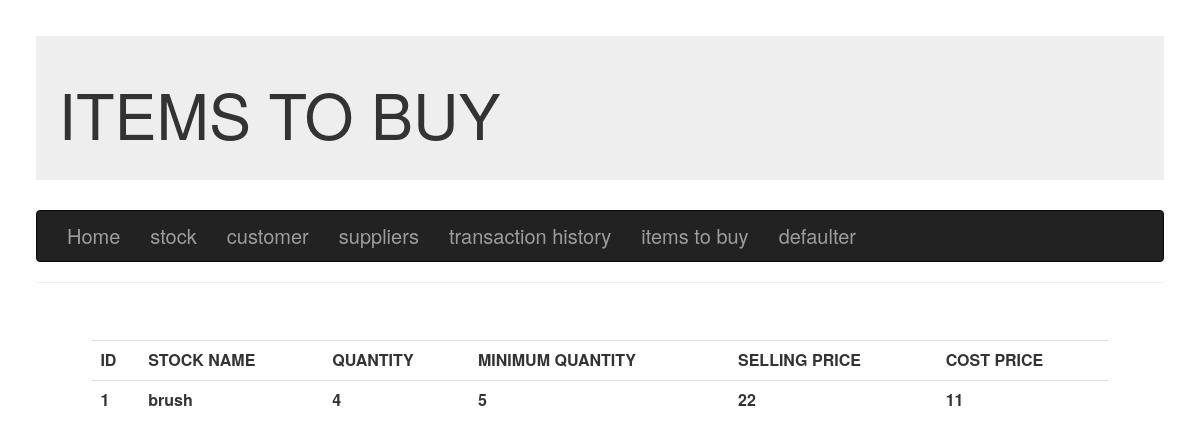
Page /itb on the earlier database version.
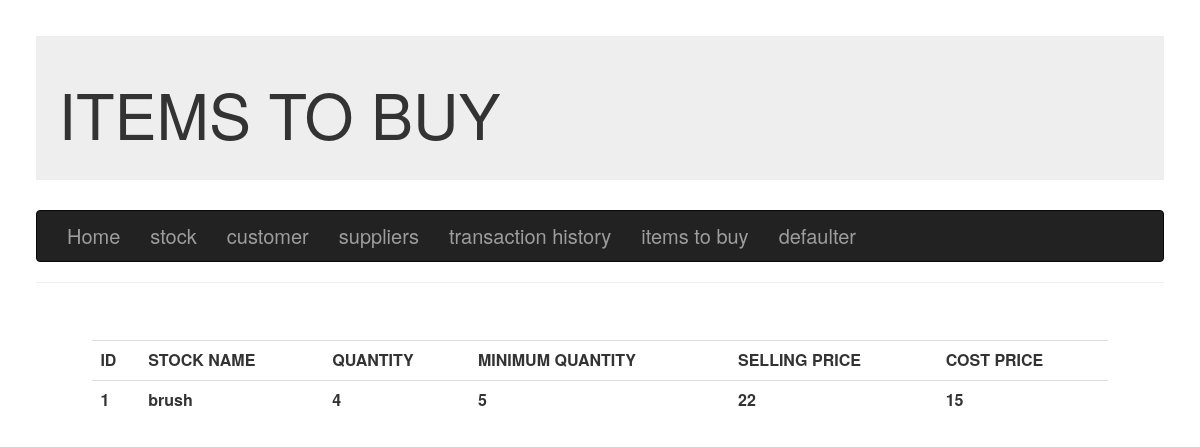
Same page on the later database version.
### app/models.py (models this page shows, shortened)
class Stock(db.Model):
    id = db.Column(db.Integer, primary_key=True)
    name = db.Column(db.String(140),nullable = False , unique=True)
    qty = db.Column(db.Integer,default=1, nullable = False)
    minqty = db.Column(db.Integer,default=0, nullable = False)
    sp = db.Column(db.Integer , default=0, nullable = False)
    cp = db.Column(db.Integer,default=0, nullable = False)
    timestamp = db.Column(db.DateTime, index=True, default=datetime.utcnow)

### app/routes.py (the view)
@app.route('/itb', methods=['GET','POST'])
def itb():
    try:
        conn = sqlite3.connect('app.db')
        s2 = conn.execute('select *  from Stock where minqty>=qty;')
        s1=[]
        for i in s2:s1.append(i)
        conn.close()
        return render_template('itb.html',title='ITEMS TO BUY',s1=s1)
    except Exception as e:
        print("in itb = ",str(e))
        return render_template('itb.html',title='ITEMS TO BUY')

### app/templates/itb.html
{% extends 'base.html' %}
{% block content %}
{% if s1: %}
<table class="table">
    <tr>
      <th>ID</th>
      <th>STOCK NAME</th>
      <th>QUANTITY</th>
      <th>MINIMUM QUANTITY</th>
      <th>SELLING PRICE</th>
      <th>COST PRICE</th>
  </tr>
  {% for s in s1 %}
    <tr>
        <th>{{ s[0] }}</th>
        <th>{{ s[1] }}</th>
        <th>{{ s[2] }}</th>
        <th>{{ s[3] }}</th>
        <th>{{ s[4] }}</th>
        <th>{{ s[5] }}</th>
    </tr>
    {% endfor %}
  </table>
  {% endif %}
{% endblock %}

Differences in the rows shown:
changed Stock "brush": cp "11" → "15"
